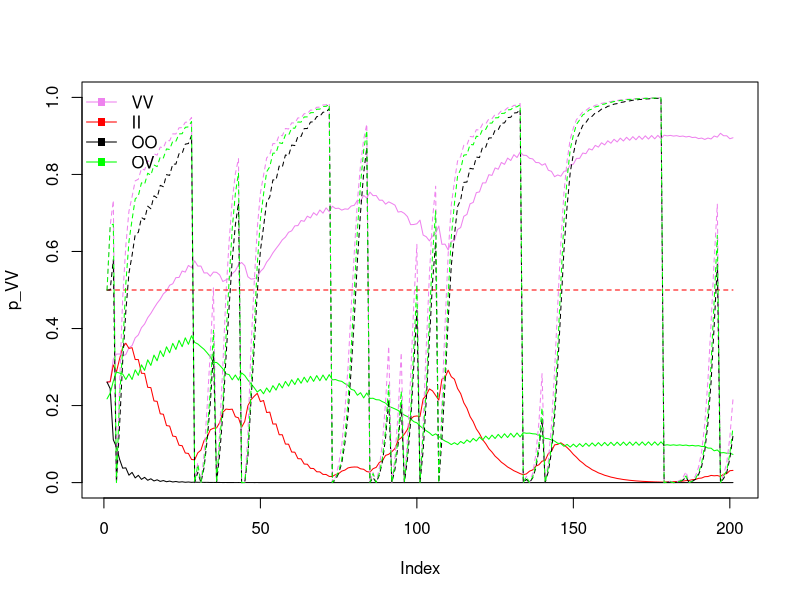
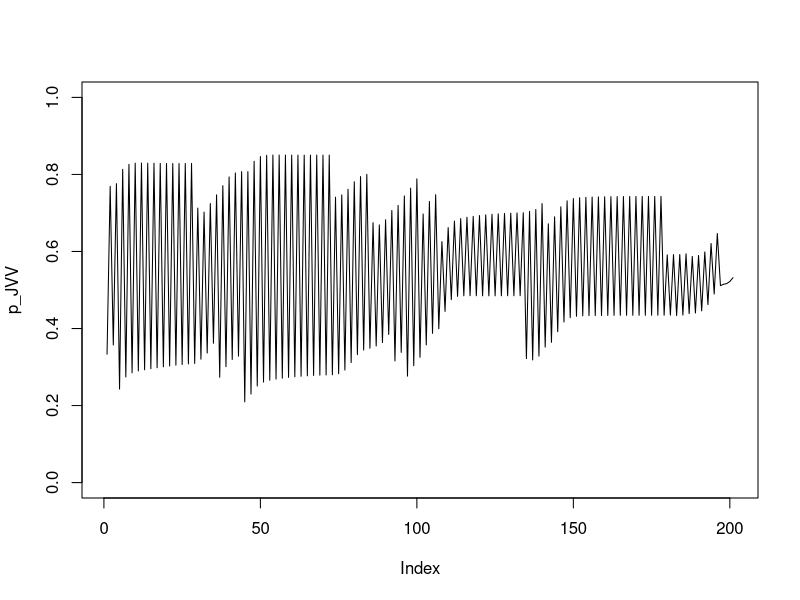
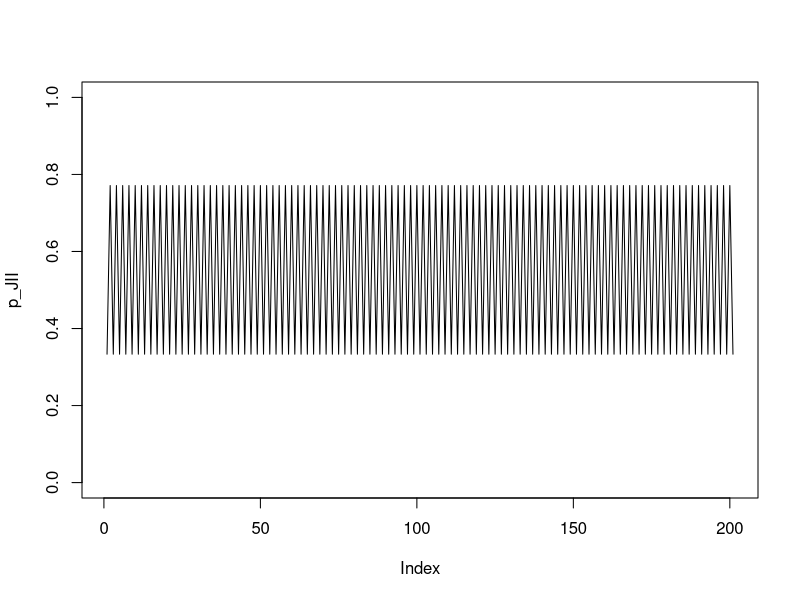
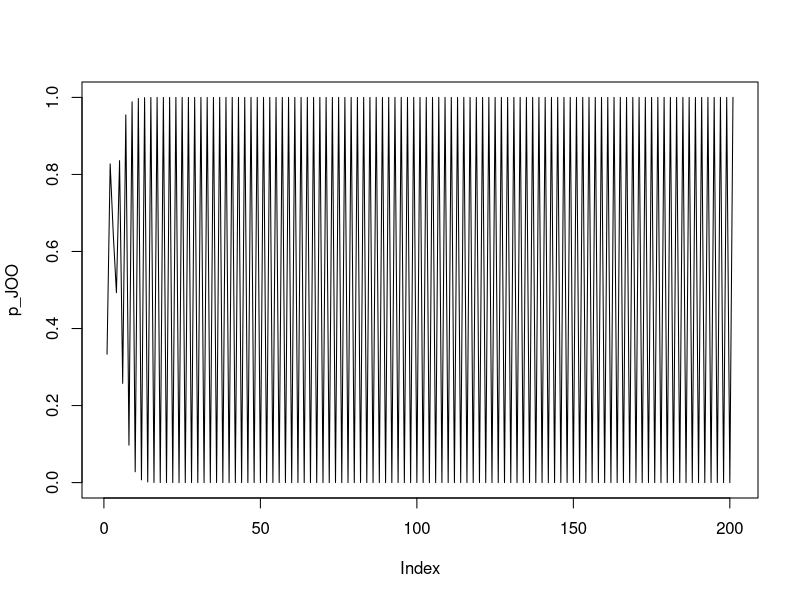
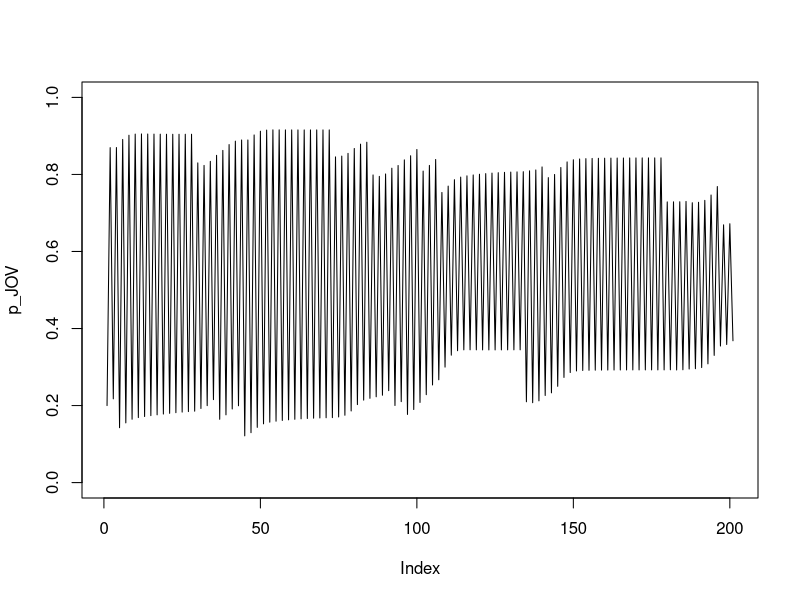

Recreate these plots in R, in order.
###initial pop conditions
timesteps <- 200 #length of simulation

##parameters
bn <- 1    ##avg broodsize of adult with non-adaptive behavior
ba <- 2*bn ##avg broodsize of adult with adaptive behavior. ba > bn
p_as <- 0.2  #prob an adapted adult produces stressed offspring
p_ns <- 0.8  #prob an nonadapted adult produces stressed offspring
s <- 0.5	#prob individual learner succesfully acquires adaptive behavior
U <- 0.1  #prob environment changes states
mu_s <- 0.1	#mortality rate of social learners
mu_i <- 0.11 #mortality rate of individual learners
mu_n <- 1 # excess mortality factor of non-adapted individuals (to be added at some point with overlapping generations)

#create bins to store recursion values for each type

n_VVJH <- rep(0,timesteps + 1)
n_VVJS <- rep(0,timesteps + 1)
n_IIJH <- rep(0,timesteps + 1)
n_IIJS <- rep(0,timesteps + 1)
n_OOJH <- rep(0,timesteps + 1)
n_OOJS <- rep(0,timesteps + 1)
n_OVJH <- rep(0,timesteps + 1)
n_OVJS <- rep(0,timesteps + 1)


n_VVAa <- rep(0,timesteps + 1)
n_VVAn <- rep(0,timesteps + 1)
n_IIAa <- rep(0,timesteps + 1)
n_IIAn <- rep(0,timesteps + 1)
n_OOAa <- rep(0,timesteps + 1)
n_OOAn <- rep(0,timesteps + 1)
n_OVAa <- rep(0,timesteps + 1)
n_OVAn <- rep(0,timesteps + 1)

n_Aa <- rep(0,timesteps + 1)
n_An <- rep(0,timesteps + 1)
N <- rep(0,timesteps + 1)
u <- rep(0,timesteps + 1)
fa <- rep(0,timesteps + 1)
fn <- rep(0,timesteps + 1)

N0 <- 240
n_VVAa[1] <- 20
n_VVAn[1] <- 20
n_IIAa[1] <- 20
n_IIAn[1] <- 20
n_OOAa[1] <- 20
n_OOAn[1] <- 20
n_OVAa[1] <- 20
n_OVAn[1] <- 20
n_An[1] <- n_VVAn[1] + n_IIAn[1] + n_OOAn[1] + n_OVAn[1]
n_Aa[1] <- n_VVAa[1] + n_IIAa[1] + n_OOAa[1] + n_OVAa[1]

n_VVJH[1] <- 10
n_VVJS[1] <- 10
n_IIJH[1] <- 10
n_IIJS[1] <- 10
n_OOJH[1] <- 10
n_OOJS[1] <- 10
n_OVJH[1] <- 10
n_OVJH[1] <- 10

u[1] <- 0
N[1] <- n_VVAa[1] + n_VVAn[1] + n_IIAa[1] + n_IIAn[1] + n_OOAa[1] + n_OOAn[1] + n_OVAa[1] + n_OVAn[1] + n_VVJH[1] + n_VVJS[1] + n_IIJH[1] + n_IIJS[1] + n_OOJH[1] + n_OOJS[1] + n_OVJH[1] + n_OVJS[1]
fa[1]<- (n_Aa[1]*ba)/(n_Aa[1]*ba + n_An[1]*bn)
fn[1]<- (n_An[1]*bn)/(n_Aa[1]*ba + n_An[1]*bn)

#recursions
for (t in 1:timesteps)
{
    # juvenile recruitment
    n_VVJH[t+1] <- (n_VVAa[t])*ba*(1 - p_as) + (n_VVAn[t])*bn*(1 - p_ns)
    n_VVJS[t+1] <- (n_VVAa[t])*ba*p_as + (n_VVAn[t])*bn*p_ns
    n_IIJH[t+1] <- (n_IIAa[t])*ba*(1 - p_as) + (n_IIAn[t])*bn*(1 - p_ns)
    n_IIJS[t+1] <- (n_IIAa[t])*ba*p_as + (n_IIAn[t])*bn*p_ns
    n_OOJH[t+1] <- (n_OOAa[t])*ba*(1 - p_as) + (n_OOAn[t])*bn*(1 - p_ns)
    n_OOJS[t+1] <- (n_OOAa[t])*ba*p_as + (n_OOAn[t])*bn*p_ns
    n_OVJH[t+1] <- n_OVAa[t]*ba*(1 - p_as) + n_OVAn[t]*bn*(1 - p_ns)
    n_OVJS[t+1] <- n_OVAa[t]*ba*p_as + n_OVAn[t]*bn*p_ns

    #adult recruitment
    n_VVAa[t+1] <- (n_VVJS[t] + n_VVJH[t])*(1-u[t])*fa[t]*(1-mu_s)
    n_VVAn[t+1] <- (n_VVJS[t] + n_VVJH[t])*((1-u[t])*fn[t] + u[t])*(1-mu_s)
    n_IIAa[t+1] <- (n_IIJS[t] + n_IIJH[t])*s*(1-mu_i)
    n_IIAn[t+1] <- (n_IIJS[t] + n_IIJH[t])*(1-s)*(1-mu_i)
    n_OOAa[t+1] <- (n_OOJS[t] + n_OOJH[t])*(n_Aa[t]/N[t])*(1-u[t])*(1-mu_s)
    n_OOAn[t+1] <- (n_OOJS[t] + n_OOJH[t])*((1-u[t])*(n_An[t]/N[t]) + u[t])*(1-mu_s)
    n_OVAa[t+1] <- (n_OVJS[t]*(n_Aa[t]/(n_Aa[t] + n_An[t])) + n_OVJH[t]*fa[t])*(1-u[t])*(1-mu_s)
    n_OVAn[t+1] <- (n_OVJS[t]*((1-u[t])*(n_An[t]/(n_Aa[t] + n_An[t])) + u[t]) + n_OVJH[t]*((1-u[t])*fn[t]+ u[t]))*(1-mu_s)


    n_Aa[t+1] <- n_VVAa[t+1] + n_IIAa[t+1] + n_OOAa[t+1] + n_OVAa[t+1]
    n_An[t+1] <- n_VVAn[t+1] + n_IIAn[t+1] + n_OOAn[t+1] + n_OVAn[t+1]
    N[t+1] <- n_VVAa[t+1] + n_VVAn[t+1] + n_IIAa[t+1] + n_IIAn[t+1] + n_OOAa[t+1] + n_OOAn[t+1] + n_OVAa[t+1] + n_OVAn[t+1] + n_VVJH[t+1] + n_VVJS[t+1] + n_IIJH[t+1] + n_IIJS[t+1] + n_OOJH[t+1] + n_OOJS[t+1] + n_OVJH[t+1] + n_OVJS[t+1]
    u[t+1] <- rbinom(n=1,prob=U,size=1) #sample environment changing
    fa[t+1]<- (n_Aa[t+1]*ba)/(n_Aa[t+1]*ba + n_An[t+1]*bn)
    fn[t+1]<- (n_An[t+1]*bn)/(n_Aa[t+1]*ba + n_An[t+1]*bn)
}

# compute proportions of each strategy for summary plot
p_VV <- ( n_VVJH + n_VVJS + n_VVAa + n_VVAn ) / N
p_II <- ( n_IIJH + n_IIJS + n_IIAa + n_IIAn ) / N
p_OO <- ( n_OOJH + n_OOJS + n_OOAa + n_OOAn ) / N
p_OV <- ( n_OVJH + n_OVJS + n_OVAa + n_OVAn ) / N

q_VV <-  n_VVAa / ( n_VVAa + n_VVAn )
q_II <-  n_IIAa / ( n_IIAa + n_IIAn )
q_OO <-  n_OOAa / ( n_OOAa + n_OOAn )
q_OV <-  n_OVAa / ( n_OVAa + n_OVAn )



plot( p_VV , ylim=c(0,1) , type="l" , col="violet")
lines( 1:length(p_II) , p_II , col="red" )
lines( 1:length(p_OO) , p_OO , col="black")
lines( 1:length(p_OV) , p_OV , col="green")

lines( 1:length(q_VV) , q_VV , lty=2 , col="violet")
lines( 1:length(q_II) , q_II , lty=2 , col="red" )
lines( 1:length(q_OO) , q_OO , lty=2 , col="black")
lines( 1:length(q_OV) , q_OV , lty=2 , col="green")


legend("topleft" , c("VV", "II", "OO" , "OV" ) , lty=1 , lwd=c(1,1,1,1,1) , col=c("violet", "red", "black" , "green" ) , pch=c(15,15,15,15,15) ,bty='n')


# age structure
p_JVV <- ( n_VVJS + n_VVJH ) / ( n_VVJH + n_VVJS + n_VVAa + n_VVAn )
p_AVV <- ( n_VVAa + n_VVAn ) / ( n_VVJH + n_VVJS + n_VVAa + n_VVAn )
plot( p_JVV , ylim=c(0,1) , type="l" )

p_JII <- ( n_IIJS + n_IIJH ) / ( n_IIJH + n_IIJS + n_IIAa + n_IIAn )
p_AII <- ( n_IIAa + n_IIAn ) / ( n_IIJH + n_IIJS + n_IIAa + n_IIAn )
plot( p_JII , ylim=c(0,1) , type="l" )

p_JOO <- ( n_OOJS + n_OOJH ) / ( n_OOJH + n_OOJS + n_OOAa + n_OOAn )
p_AOO <- ( n_OOAa + n_OOAn ) / ( n_OOJH + n_OOJS + n_OOAa + n_OOAn )
plot( p_JOO , ylim=c(0,1) , type="l" )

p_JOV <- ( n_OVJS + n_OVJH ) / ( n_OVJH + n_OVJS + n_OVAa + n_OVAn )
p_AOV <- ( n_OVAa + n_OVAn ) / ( n_OVJH + n_OVJS + n_OVAa + n_OVAn )
plot( p_JOV , ylim=c(0,1) , type="l" )
